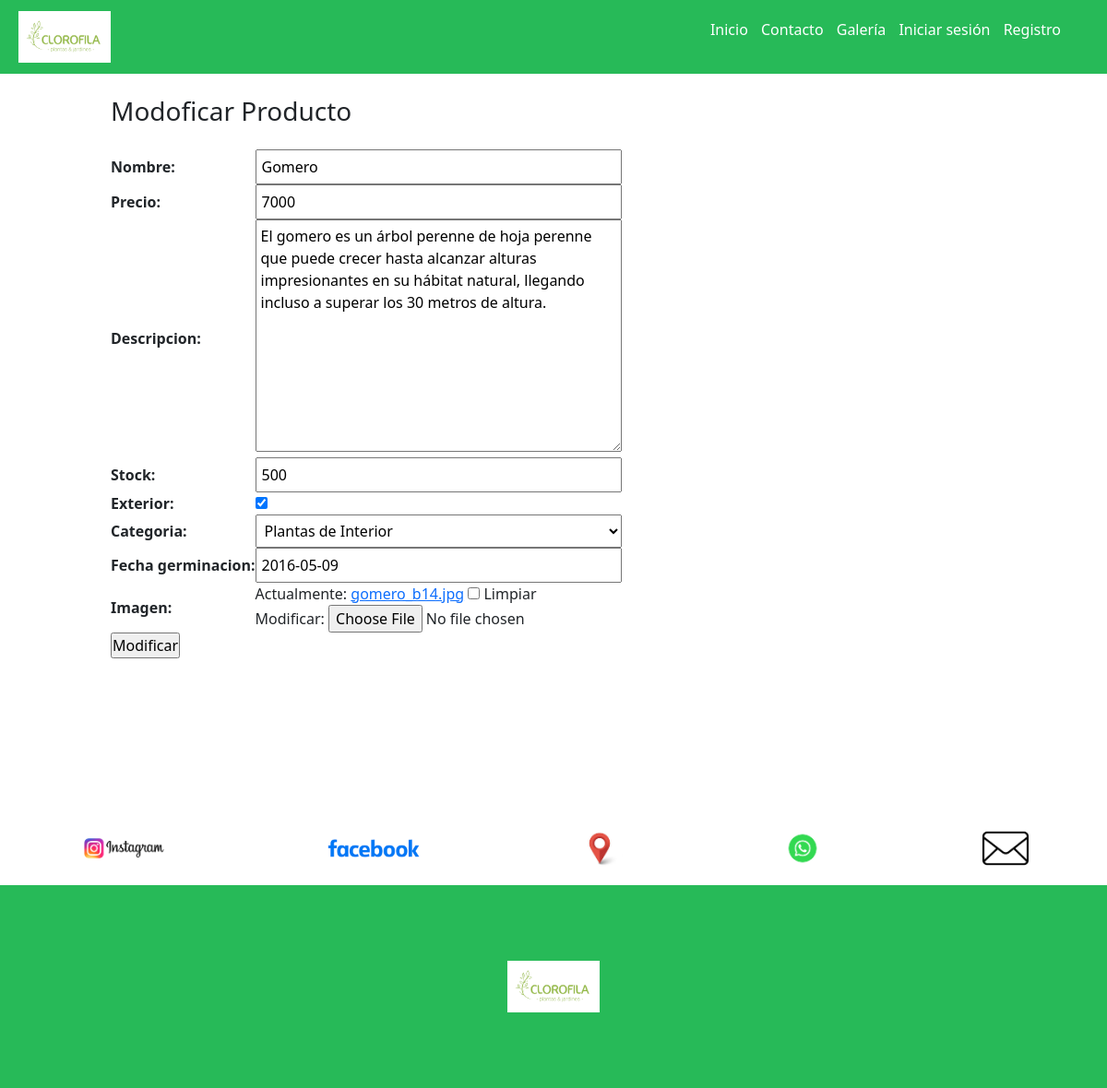
The app's page /modificarProducto/4/ with its own data.
### core/models.py (models this page shows, shortened)
class producto(models.Model):
     nombre = models.CharField(max_length=50)
     precio = models.IntegerField()
     descripcion = models.TextField()
     exterior = models.BooleanField()
     categoria = models.ForeignKey(Categoria, on_delete=models.PROTECT)
     fecha_germinacion = models.DateField()
     imagen = models.ImageField(null=True, blank=True)
     stock = models.IntegerField(default=0)

class Categoria(models.Model):
    nombre = models.CharField(max_length=50)
    def __str__(self):
        return self.nombre

### core/views.py (the view, shortened to what this page needs)
# urls.py: path('modificarProducto/<id>/', modificarProducto, name="modificarProducto"),
def modificarProducto(request, id):
     produ = get_object_or_404(producto, id=id)
     data ={
          'form' : ProductoForm(instance=produ)
     }
     return render(request,'core/producto/modificarProducto.html', data)

### core/forms.py
class ProductoForm(ModelForm):
    class Meta:
        model = producto
        fields = ['nombre','precio','descripcion','stock','exterior','categoria','fecha_germinacion','stock','imagen']

### core/templates/core/producto/modificarProducto.html (shortened to what this page needs)
{% extends 'core/base.html' %}
{% load static %}
{% block contenido %}
<br>
<div class="car">
  <dic class="car-body">
    <h3>Modoficar Producto</h3>
    <form action="" method = "POST" enctype="multipart/form-data">
      <table>
      {{ form }}
      </table>
      <input type="submit" class="bttn btn=success" value="Modificar">
    </form>
    <br><br><br>
  </dic>
</div>
{% endblock %}

### core/static/core/css/estilos.css (style rules this page uses)
* { margin:0; padding:0; }
body { background-color:#EDF2F7; font-family: 'Open Sans', sans-serif; }
input[type=text], input[type=email], input[type=number], select, textarea { width: 100%; padding: 5px; }
textarea { resize: none; }

### records on screen
producto: nombre "Gomero", precio "7000", descripcion "El gomero es un árbol perenne de hoja perenne que puede crecer hasta alcanzar alturas impresionantes en su hábitat natural, llegando incluso a superar los 30 metros de altura.", stock "500", exterior "☑", categoria "Plantas de Interior", fecha_germinacion "2016-05-09"
